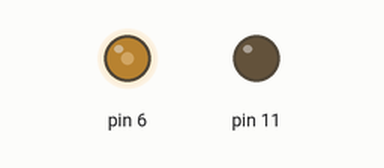
The sketch below on a simulated Arduino Uno, built with avr-gcc and run on an emulated ATmega328P. On the bench: output pins drawn as LEDs (lit = HIGH).

Above: at 0.1 s.
Timing chart, 0 to 1.6 s (numbered marks = the images above):
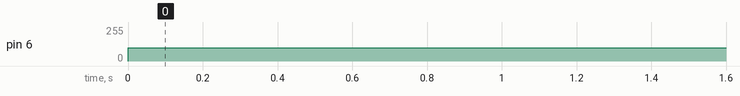

The sketch:

Fading_Lights.ino
```cpp
void setup() {
  pinMode(6, OUTPUT);
  pinMode(11, OUTPUT);
}

void loop() {
//  int pin = 6;
//  for (int a = 0; a <= 255; a++) {
//      analogWrite(pin, a);
//      delay(5);
//  }
//
//  delay(1000);
//
//    for (int a = 255; a >= 0; a--) {
//      analogWrite(pin, a);
//      delay(5);
//    }
//
//  delay(1000);

  analogWrite(6, 100);

}
```

Measured:
- by itself, pin 6: 0/255 → 100/255 at 0.00 s
